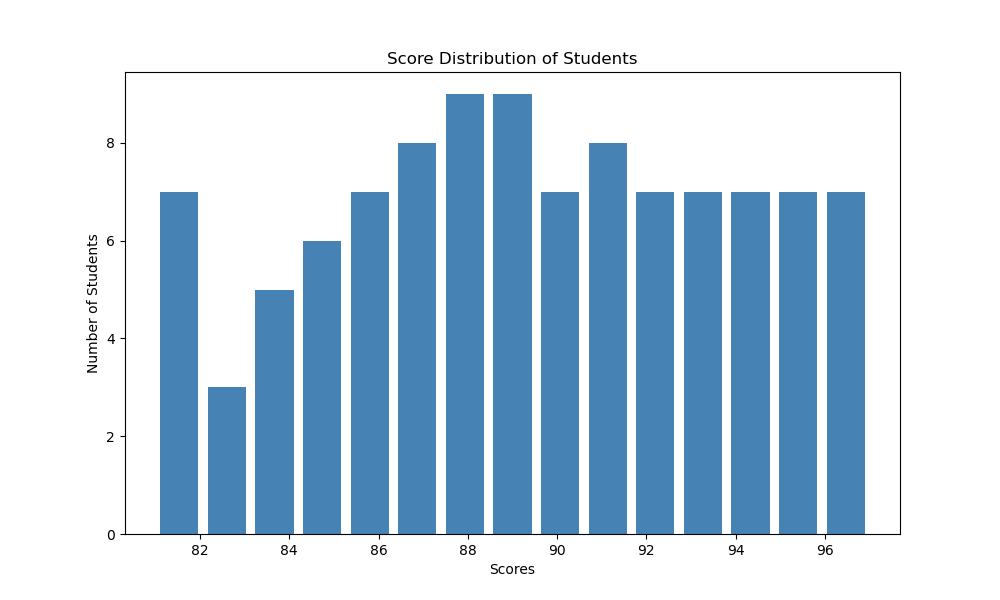

Write the Python code that produced this figure.

import matplotlib.pyplot as plt

# Data: scores of students in a class
scores = [85, 88, 90, 87, 86, 95, 92, 85, 82, 84, 87, 91, 93, 90, 89, 84, 81, 82, 88, 86, 85, 83, 94, 95, 90, 
          91, 88, 87, 89, 92, 93, 94, 96, 95, 86, 87, 89, 91, 90, 92, 95, 94, 93, 91, 89, 88, 87, 86, 84, 83, 
          82, 81, 90, 91, 88, 89, 92, 93, 94, 95, 96, 97, 86, 85, 88, 87, 89, 92, 91, 94, 95, 93, 97, 96, 89, 
          90, 92, 91, 94, 93, 88, 87, 86, 85, 84, 83, 82, 81, 90, 91, 94, 93, 92, 95, 96, 97, 89, 88, 85, 84, 
          86, 87, 88, 89]

# Set the size of the figure
plt.figure(figsize=(10, 6))

# Create histogram with specified bins, orientation, color, and width of the bars
plt.hist(scores, bins=15, orientation='vertical', color='#4682B4', rwidth=0.8)  # Steel blue color

# Set the title and labels
plt.title('Score Distribution of Students')
plt.xlabel('Scores')
plt.ylabel('Number of Students')

# Show the plot
plt.show()
